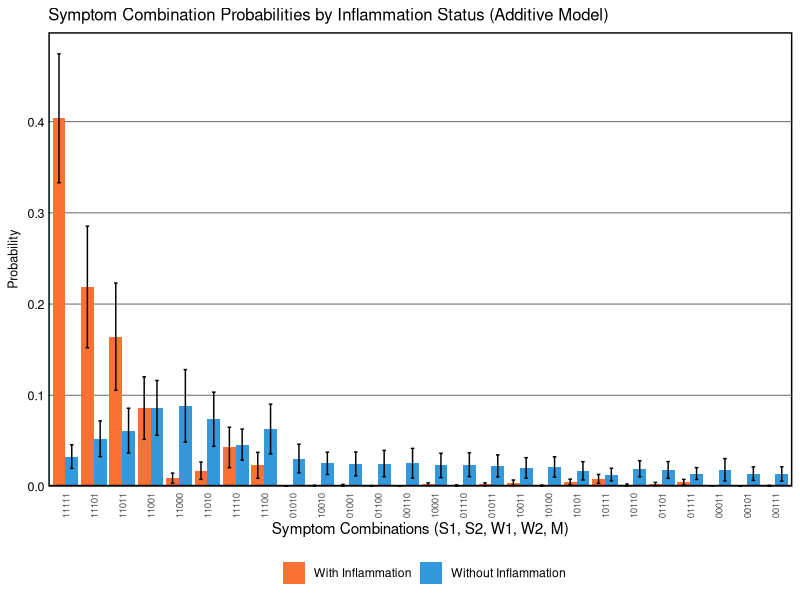

This figure's R source:
## ---- chunk 1

## ---- chunk 2
# Load required packages
library(tidyverse)
library(mvtnorm)
library(MASS)
library(flextable)
library(officer)
## ---- chunk 3
# Setting seed for reproducibility
set.seed(123)

# Combinations of binary criteria
combinations <- expand.grid(c(0,1), c(0,1), c(0,1), c(0,1), c(0,1))
## ---- chunk 4
# Function to ensure the values fall between 0 and 4
rescale <- function(x) {
  min_val <- min(x)
  max_val <- max(x)
  return((x - min_val) / (max_val - min_val) * 4)
}
## ---- chunk 5
generate_correlated_binary <- function(n, p1, p2, cor) {
  means <- c(0, 0)
  sigma <- matrix(c(1, cor, cor, 1), 2, 2)
  bvn <- mvrnorm(n, mu = means, Sigma = sigma)
  
  threshold_L <- qnorm(1 - p1)
  threshold_I <- qnorm(1 - p2)
  
  L <- ifelse(bvn[,1] > threshold_L, 1, 0)
  I <- ifelse(bvn[,2] > threshold_I, 1, 0)
  
  return(data.frame(L = L, I = I))
}
## ---- chunk 6
# Number of individuals and simulations
n <- 1000
n_sims <- 100

# Matrices to accumulate the results of each simulation
results_WITH_inflammation <- matrix(0, ncol = 2^5, nrow = n_sims)
results_WITHOUT_inflammation <- matrix(0, ncol = 2^5, nrow = n_sims)

# Vectors to track sample sizes
n_WITH_inflammation <- numeric(n_sims)
n_WITHOUT_inflammation <- numeric(n_sims)
## ---- chunk 7
for(sim in 1:n_sims) {
  # NEW: Generate correlated binary latent variables L (PTSD) and I (Inflammation)
  latent_vars <- generate_correlated_binary(n, p1 = 0.8, p2 = 0.5, cor = 0.6)
  L <- latent_vars$L
  I <- latent_vars$I
  
# NEW: Simulate symptoms with BOTH L and I effects (additive model)
  # I factors are adjustable based on theoretical assumptions
  
  # Strong indicators - react strongly to PTSD, moderately to Inflammation
  S1 <- rescale(2.0 * L + 1.2 * I + rnorm(n, mean=2, sd=0.5))
  S2 <- rescale(1.8 * L + 1.0 * I + rnorm(n, mean=2, sd=0.5))
  
  # Medium indicator - reacts moderately to both
  M <- rescale(1.2 * L + 1.3 * I + rnorm(n, mean=2, sd=0.8))
  
  # Weak indicators - react weakly to PTSD, varied response to Inflammation
  W1 <- rescale(0.6 * L + 0.9 * I + rnorm(n, mean=2, sd=1))
  W2 <- rescale(0.4 * L + 0.6 * I + rnorm(n, mean=2, sd=1))
  
  
  # Combine into a data frame
  data <- data.frame(L, I, S1, S2, W1, W2, M)
  
  # Creating binary variables for all indicators
  data <- data %>%
    mutate(
      S1_positive = S1 >= 2,
      S2_positive = S2 >= 2,
      W1_positive = W1 >= 2,
      W2_positive = W2 >= 2,
      M_positive = M >= 2
    )
  
  # Calculate a new column that counts how many criteria are met for each individual
  data <- data %>%
    mutate(criteria_met = S1_positive + S2_positive + 
                          W1_positive + W2_positive + 
                          M_positive)
  
# Filter the dataset to keep only those individuals that meet at least 2 criteria
filtered_data <- data %>%
    filter(criteria_met >= 2)
  
# Split into inflammation groups
filtered_WITH_I <- filtered_data %>% filter(I == 1)
filtered_WITHOUT_I <- filtered_data %>% filter(I == 0)
  
# Track sample sizes
n_WITH_inflammation[sim] <- nrow(filtered_WITH_I)
n_WITHOUT_inflammation[sim] <- nrow(filtered_WITHOUT_I)
  
# === Calculate for WITH inflammation group ===
if(nrow(filtered_WITH_I) > 5) {  # Need sufficient data for covariance
    cov_matrix_WITH <- cov(filtered_WITH_I[, c("S1", "S2", "W1", "W2", "M")])
    means_WITH <- colMeans(filtered_WITH_I[, c("S1", "S2", "W1", "W2", "M")])
    
    for(i in 1:nrow(combinations)){
      lower <- as.numeric(ifelse(combinations[i,] == 1, 2, -Inf))
      upper <- as.numeric(ifelse(combinations[i,] == 1, Inf, 2))
      results_WITH_inflammation[sim, i] <- pmvnorm(lower = lower, 
                                                   upper = upper, 
                                                   mean = means_WITH, 
                                                   sigma = cov_matrix_WITH)
    }
}
  
# === Calculate for WITHOUT inflammation group ===
if(nrow(filtered_WITHOUT_I) > 5) {  # Need sufficient data for covariance
    cov_matrix_WITHOUT <- cov(filtered_WITHOUT_I[, c("S1", "S2", "W1", "W2", "M")])
    means_WITHOUT <- colMeans(filtered_WITHOUT_I[, c("S1", "S2", "W1", "W2", "M")])
    
    for(i in 1:nrow(combinations)){
      lower <- as.numeric(ifelse(combinations[i,] == 1, 2, -Inf))
      upper <- as.numeric(ifelse(combinations[i,] == 1, Inf, 2))
      results_WITHOUT_inflammation[sim, i] <- pmvnorm(lower = lower, 
                                                      upper = upper, 
                                                      mean = means_WITHOUT, 
                                                      sigma = cov_matrix_WITHOUT)
    }
  }
}
## ---- chunk 8
# === Process results for WITH inflammation group ===
derived_probs_WITH <- data.frame(
  Combination = paste(combinations[,1], 
                      combinations[,2], 
                      combinations[,3], 
                      combinations[,4], 
                      combinations[,5], sep=""),
  Mean_Probability = apply(results_WITH_inflammation, 2, mean),
  SD_Probability = apply(results_WITH_inflammation, 2, sd),
  Group = "With Inflammation")

# === Process results for WITHOUT inflammation group ===
derived_probs_WITHOUT <- data.frame(
  Combination = paste(combinations[,1], 
                      combinations[,2], 
                      combinations[,3], 
                      combinations[,4], 
                      combinations[,5], sep=""),
  Mean_Probability = apply(results_WITHOUT_inflammation, 2, mean),
  SD_Probability = apply(results_WITHOUT_inflammation, 2, sd),
  Group = "Without Inflammation")

# Combine both groups
derived_probs_combined <- rbind(derived_probs_WITH, derived_probs_WITHOUT)

# Determine which combinations meet 2 out of 5 criteria
derived_probs_combined$MeetsCriteria <- ifelse(rowSums(combinations) >= 2, TRUE, FALSE)

# Filter to only include combinations that meet the criteria
filtered_probs_combined <- derived_probs_combined %>% 
  filter(MeetsCriteria) %>%
  arrange(Group, desc(Mean_Probability))

# Add abbreviations for x-axis
# We'll rank combinations by their average probability across both groups
avg_probs <- derived_probs_combined %>%
  filter(MeetsCriteria) %>%
  group_by(Combination) %>%
  summarise(Avg = mean(Mean_Probability)) %>%
  arrange(desc(Avg))

filtered_probs_combined$Rank <- match(filtered_probs_combined$Combination, avg_probs$Combination)

# Report average sample sizes
cat("Average sample sizes across simulations:\n")
cat("With Inflammation:", round(mean(n_WITH_inflammation), 1), "\n")
cat("Without Inflammation:", round(mean(n_WITHOUT_inflammation), 1), "\n")
## ---- chunk 9
# Add MeetsCriteria column to individual dataframes
derived_probs_WITH$MeetsCriteria <- ifelse(rowSums(combinations) >= 2, TRUE, FALSE)
derived_probs_WITHOUT$MeetsCriteria <- ifelse(rowSums(combinations) >= 2, TRUE, FALSE)

# Show ALL results for WITH inflammation
cat("\n=== WITH INFLAMMATION (all combinations meeting criteria) ===\n")
print(derived_probs_WITH %>% 
        filter(MeetsCriteria) %>% 
        arrange(desc(Mean_Probability)))

# Show ALL results for WITHOUT inflammation
cat("\n=== WITHOUT INFLAMMATION (all combinations meeting criteria) ===\n")
print(derived_probs_WITHOUT %>% 
        filter(MeetsCriteria) %>% 
        arrange(desc(Mean_Probability)))
## ---- chunk 10
# Define the theme for the figure
Theme_Figure_1a <- 
  theme(
    plot.title = element_text(size=12),
    axis.title.y = element_text(size=9, 
                                margin = margin(t = 0, r = 0, b = 0, l = 0)),
    axis.text.x = element_text(size = 7, angle = 90, hjust = 1, vjust = 0.5),
    axis.text.y = element_text(size=9, 
                               color = "black", 
                               margin = margin(t = 0, r = 0, b = 0, l = 5)),
    axis.ticks = element_blank(),
    panel.grid.major.x = element_blank(), 
    panel.grid.major.y = element_line(size=.2, 
                                      color="black"), 
    panel.grid.minor.y = element_blank(), 
    panel.border = element_rect(colour = "black", 
                                fill=NA, 
                                size=1),
    panel.background = element_rect(fill = "white"),
    legend.position = "bottom")

# Plot with two colors
ggplot(filtered_probs_combined, aes(x = reorder(Combination, -Mean_Probability), 
                                     y = Mean_Probability,
                                     fill = Group)) +
  geom_bar(stat = "identity", position = position_dodge(width = 0.9)) +
  geom_errorbar(aes(ymin = Mean_Probability - SD_Probability, 
                    ymax = Mean_Probability + SD_Probability), 
                position = position_dodge(width = 0.9),
                width = 0.25) +
  scale_fill_manual(values = c("With Inflammation" = "#F97134", 
                                "Without Inflammation" = "#3498db")) +
  scale_y_continuous(expand = expansion(mult = c(0, 0.05))) +
  labs(title = "Symptom Combination Probabilities by Inflammation Status (Additive Model)", 
       x = "Symptom Combinations (S1, S2, W1, W2, M)", 
       y = "Probability",
       fill = "") + 
  Theme_Figure_1a
